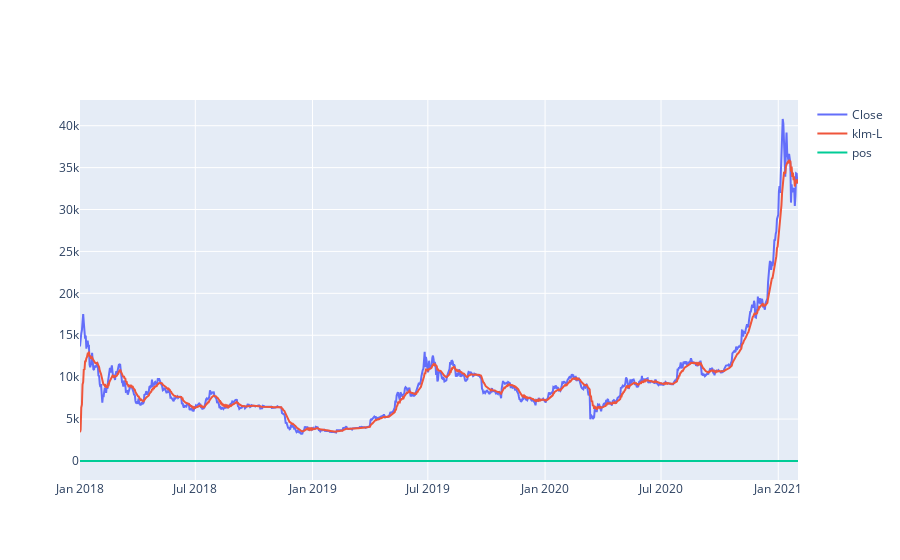
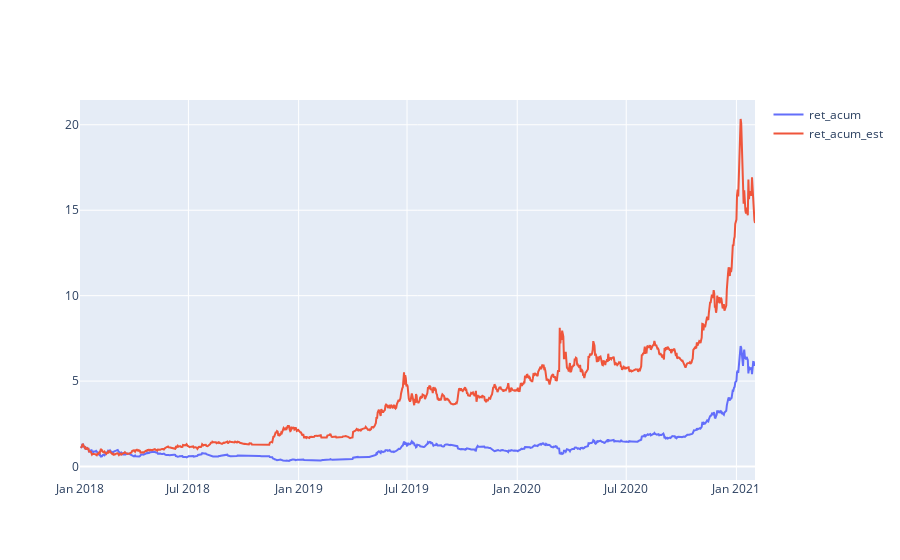

Notebook code for these charts, in order:
### Code cell
print(f"################### ETC-USD ####################")
data = yf.download("BTC-USD",interval='1d',start='2016-01-01',end='2021-04-30')
data = data.fillna(method='bfill')
data = data.fillna(method='ffill')
val = estrategia(data['2018-01-01':'2021-02-01'],'klm',7,21,True)
cagr_hold = get_meashures_n(data['2018-01-01':'2021-02-01'])

### Figure 1 — Plotly figure (JSON) as saved in the notebook; plotly's stock layout.template omitted (floating-point values rounded to 4 significant figures; data arrays with more than 128 entries replaced by an {"elided": "..."} marker saying what was removed)
{"data": [{"name": "Close", "type": "scatter", "x": {"elided": "1124 str values"}, "y": {"elided": "1124 float values"}}, {"name": "klm-L", "type": "scatter", "x": {"elided": "1124 str values"}, "y": {"elided": "1124 float values"}}, {"name": "pos", "type": "scatter", "x": {"elided": "1124 str values"}, "y": {"elided": "1124 int values"}}], "layout": {}}

### Figure 2 — Plotly figure (JSON) as saved in the notebook; plotly's stock layout.template omitted (floating-point values rounded to 4 significant figures; data arrays with more than 128 entries replaced by an {"elided": "..."} marker saying what was removed)
{"data": [{"name": "ret_acum", "type": "scatter", "x": {"elided": "1124 str values"}, "y": {"elided": "1124 float values"}}, {"name": "ret_acum_est", "type": "scatter", "x": {"elided": "1124 str values"}, "y": {"elided": "1124 float values"}}], "layout": {}}
